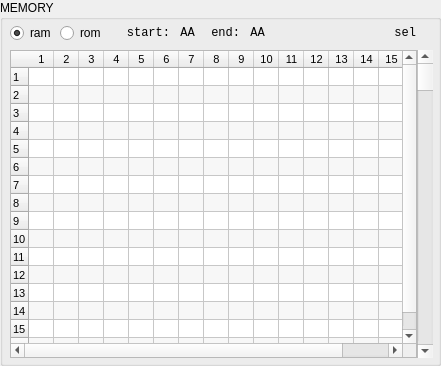
   <widget class="QGroupBox" name="gMEMORY">
    <property name="enabled">
     <bool>true</bool>
    </property>
    <property name="geometry">
     <rect>
      <x>10</x>
      <y>120</y>
      <width>441</width>
      <height>366</height>
     </rect>
    </property>
    <property name="styleSheet">
     <string notr="true"/>
    </property>
    <property name="title">
     <string>MEMORY</string>
    </property>
    <widget class="QTableWidget" name="tblRAM">
     <property name="geometry">
      <rect>
       <x>10</x>
       <y>50</y>
       <width>407</width>
       <height>308</height>
      </rect>
     </property>
     <property name="font">
      <font>
       <pointsize>8</pointsize>
      </font>
     </property>
     <property name="frameShape">
      <enum>QFrame::StyledPanel</enum>
     </property>
     <property name="frameShadow">
      <enum>QFrame::Sunken</enum>
     </property>
     <property name="alternatingRowColors">
      <bool>true</bool>
     </property>
     <property name="selectionMode">
      <enum>QAbstractItemView::SingleSelection</enum>
     </property>
     <property name="rowCount">
      <number>16</number>
     </property>
     <property name="columnCount">
      <number>16</number>
     </property>
     <attribute name="horizontalHeaderDefaultSectionSize">
      <number>24</number>
     </attribute>
     <attribute name="horizontalHeaderMinimumSectionSize">
      <number>25</number>
     </attribute>
     <attribute name="verticalHeaderDefaultSectionSize">
      <number>18</number>
     </attribute>
     <row/>
     <row/>
     <row/>
     <row/>
     <row/>
     <row/>
     <row/>
     <row/>
     <row/>
     <row/>
     <row/>
     <row/>
     <row/>
     <row/>
     <row/>
     <row/>
     <column/>
     <column/>
     <column/>
     <column/>
     <column/>
     <column/>
     <column/>
     <column/>
     <column/>
     <column/>
     <column/>
     <column/>
     <column/>
     <column/>
     <column/>
     <column/>
    </widget>
    <widget class="QLabel" name="mem_start">
     <property name="geometry">
      <rect>
       <x>172</x>
       <y>23</y>
       <width>31</width>
       <height>20</height>
      </rect>
     </property>
     <property name="font">
      <font>
       <family>Monospace</family>
       <pointsize>9</pointsize>
      </font>
     </property>
     <property name="text">
      <string>AA</string>
     </property>
     <property name="alignment">
      <set>Qt::AlignCenter</set>
     </property>
    </widget>
    <widget class="QLabel" name="label_24">
     <property name="geometry">
      <rect>
       <x>120</x>
       <y>23</y>
       <width>50</width>
       <height>20</height>
      </rect>
     </property>
     <property name="font">
      <font>
       <family>Monospace</family>
       <pointsize>9</pointsize>
      </font>
     </property>
     <property name="text">
      <string>start:</string>
     </property>
     <property name="alignment">
      <set>Qt::AlignRight|Qt::AlignTrailing|Qt::AlignVCenter</set>
     </property>
    </widget>
    <widget class="QLabel" name="mem_end">
     <property name="geometry">
      <rect>
       <x>242</x>
       <y>23</y>
       <width>31</width>
       <height>20</height>
      </rect>
     </property>
     <property name="font">
      <font>
       <family>Monospace</family>
       <pointsize>9</pointsize>
      </font>
     </property>
     <property name="text">
      <string>AA</string>
     </property>
     <property name="alignment">
      <set>Qt::AlignCenter</set>
     </property>
    </widget>
    <widget class="QLabel" name="label_26">
     <property name="geometry">
      <rect>
       <x>200</x>
       <y>23</y>
       <width>40</width>
       <height>20</height>
      </rect>
     </property>
     <property name="font">
      <font>
       <family>Monospace</family>
       <pointsize>9</pointsize>
      </font>
     </property>
     <property name="text">
      <string>end:</string>
     </property>
     <property name="alignment">
      <set>Qt::AlignRight|Qt::AlignTrailing|Qt::AlignVCenter</set>
     </property>
    </widget>
    <widget class="QLabel" name="label_27">
     <property name="geometry">
      <rect>
       <x>385</x>
       <y>23</y>
       <width>31</width>
       <height>20</height>
      </rect>
     </property>
     <property name="font">
      <font>
       <family>Monospace</family>
       <pointsize>9</pointsize>
      </font>
     </property>
     <property name="text">
      <string>sel</string>
     </property>
     <property name="alignment">
      <set>Qt::AlignRight|Qt::AlignTrailing|Qt::AlignVCenter</set>
     </property>
    </widget>
    <widget class="MLed" name="led_mem_sel">
     <property name="geometry">
      <rect>
       <x>420</x>
       <y>27</y>
       <width>10</width>
       <height>10</height>
      </rect>
     </property>
     <property name="text">
      <string/>
     </property>
     <property name="pixmap">
      <pixmap resource="assets.qrc">:/assets/leds/assets/leds/green_off.svg</pixmap>
     </property>
     <property name="scaledContents">
      <bool>true</bool>
     </property>
    </widget>
    <widget class="QRadioButton" name="radioRam">
     <property name="geometry">
      <rect>
       <x>10</x>
       <y>23</y>
       <width>51</width>
       <height>20</height>
      </rect>
     </property>
     <property name="text">
      <string>ram</string>
     </property>
     <property name="checked">
      <bool>true</bool>
     </property>
    </widget>
    <widget class="QRadioButton" name="radioRom">
     <property name="geometry">
      <rect>
       <x>60</x>
       <y>23</y>
       <width>51</width>
       <height>20</height>
      </rect>
     </property>
     <property name="text">
      <string>rom</string>
     </property>
    </widget>
    <widget class="QScrollBar" name="verticalScrollBar">
     <property name="geometry">
      <rect>
       <x>417</x>
       <y>50</y>
       <width>16</width>
       <height>308</height>
      </rect>
     </property>
     <property name="maximum">
      <number>15</number>
     </property>
     <property name="pageStep">
      <number>1</number>
     </property>
     <property name="orientation">
      <enum>Qt::Vertical</enum>
     </property>
    </widget>
   </widget>
